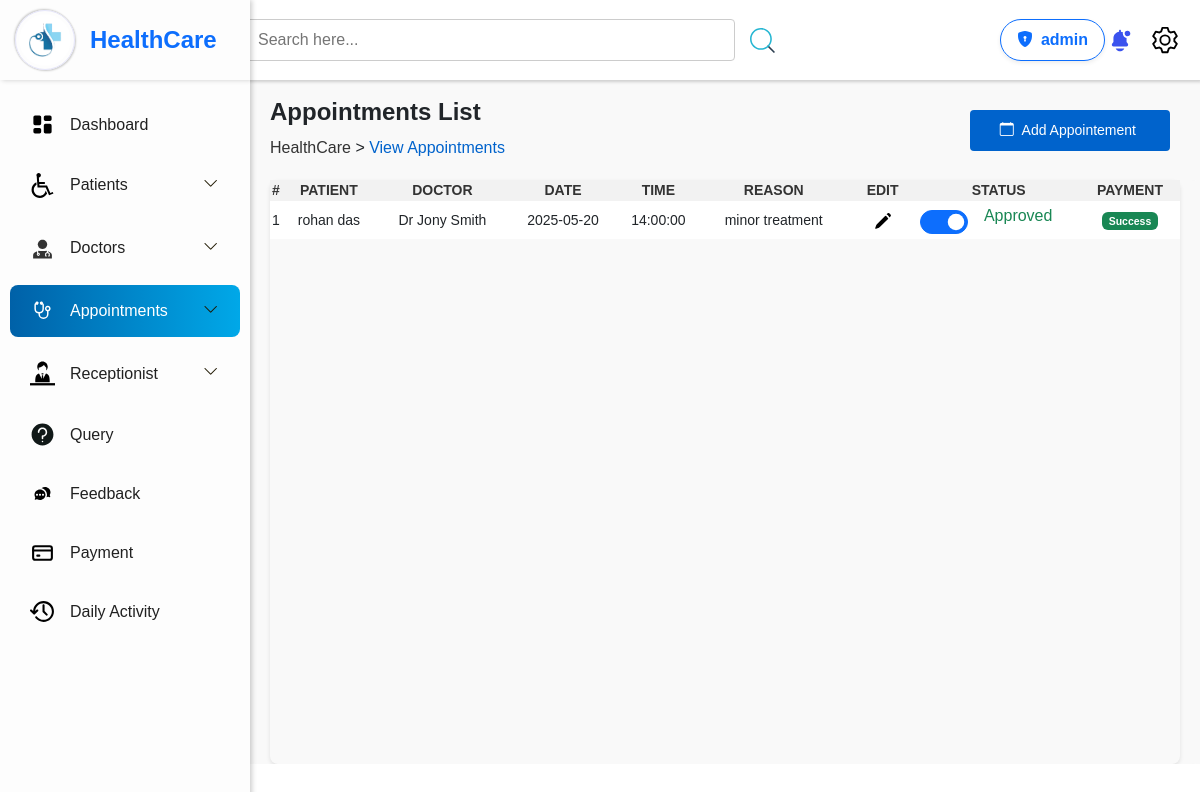
The app's page /Healthcare_manage/admin/ViewAppointment.php (signed in) with its own data.
### tables this page shows
CREATE TABLE `appointments` (
  `appoint_id` int(5) NOT NULL,
  `patient_id` int(5) NOT NULL,
  `doctor_id` int(5) NOT NULL,
  `payment_id` int(11) NOT NULL,
  `appointment_date` date NOT NULL,
  `appointment_time` time NOT NULL,
  `reason` varchar(300) NOT NULL,
  `status` varchar(10) NOT NULL DEFAULT 'Approve',
  `create_at` datetime NOT NULL DEFAULT current_timestamp()
);

CREATE TABLE `patients` (
  `patient_id` int(5) NOT NULL,
  `patient_name` varchar(100) NOT NULL,
  `gender` varchar(10) NOT NULL,
  `dob` date NOT NULL,
  `email` varchar(255) NOT NULL,
  `contact` decimal(10,0) NOT NULL,
  `username` varchar(100) NOT NULL,
  `password` varchar(255) NOT NULL,
  `status` varchar(50) NOT NULL DEFAULT 'Active',
  `create_at` datetime NOT NULL DEFAULT current_timestamp()
);

CREATE TABLE `doctors` (
  `doctor_id` int(5) NOT NULL,
  `doctor_name` varchar(50) NOT NULL,
  `specilization` varchar(100) NOT NULL,
  `consultancy_fee` decimal(5,0) NOT NULL,
  `dob` date NOT NULL,
  `gender` varchar(50) NOT NULL,
  `address` varchar(255) NOT NULL,
  `email` varchar(255) NOT NULL,
  `contact` decimal(10,0) NOT NULL,
  `username` varchar(50) NOT NULL,
  `password` varchar(255) NOT NULL,
  `photo` varchar(255) NOT NULL,
  `status` varchar(50) NOT NULL DEFAULT 'Active',
  `create_at` datetime NOT NULL DEFAULT current_timestamp()
);

### Healthcare_manage/admin/ViewAppointment.php (the view, shortened to what this page needs)
<?php
$conn = connection();
$query3 = mysqli_query($conn, "SELECT * FROM appointments");
?>
<!DOCTYPE html>
<html lang="en">
<head>
    <link rel="stylesheet" href="./style/ViewAppointment.css">
    <link rel="stylesheet" href="https://cdn.datatables.net/1.11.5/css/jquery.dataTables.min.css" />
    <link rel="stylesheet" href="https://cdn.datatables.net/2.2.2/css/dataTables.dataTables.css" />
    <link rel="stylesheet" href="https://cdn.datatables.net/buttons/3.2.2/css/buttons.dataTables.css" />
    <link href="https://cdn.jsdelivr.net/npm/bootstrap@5.3.3/dist/css/bootstrap.min.css" rel="stylesheet"
>
    <link rel="stylesheet" href="https://cdn.jsdelivr.net/npm/bootstrap-icons/font/bootstrap-icons.css">
</head>
<body>
    <?php
    include_once("./Navbar.php");
    include_once("./component/admin_header.php");
    ?>
    <div class="content">
        <div class="header-list">
            <div class="left pt-4">
                <h4 class="fw-bold">Appointments List</h4>
                <p style="margin-top:10px;"><a href="./Dashboard.php"> HealthCare </a> > <span> View Appointments
                    </span></p>
            </div>
            <div class="right">
                <div class="input-search">
                    <form action="./AddAppointment.php" method="post">
                        <button> <i class="bi bi-calendar"></i> <span class="px-1"> Add Appointement </span></button>
                    </form>
                </div>
            </div>
        </div>
        <div class="container">
            <div class="table-container">
                <table id="myTable" class="nowrap">
                    <thead>
                        <tr>
                            <th class="text-center">#</th>
                            <th class="text-center">Patient</th>
                            <th class="text-center">Doctor</th>
                            <th class="text-center">Date</th>
                            <th class="text-center">Time</th>
                            <th class="text-center">Reason</th>
                            <th class="text-center">Edit</th>
                            <th class="text-center">Status</th>
                            <th class="text-center">Payment</th>
                        </tr>
                    </thead>
                    <tbody>
                        <?php while ($appointment = mysqli_fetch_assoc($query3)) { ?>
                            <tr>
                                <td class="text-center"><?php echo $appointment["appoint_id"]; ?></td>
                                <td class="text-center"><?php
                                                        $p_id = $appointment["patient_id"];
                                                        $pt = mysqli_query($conn, "SELECT * FROM patients WHERE patient_id = $p_id");
                                                        $pdata = mysqli_fetch_assoc($pt);
                                                        echo $pdata["patient_name"];
                                                        ?></td>
                                <td class="text-center"><?php
                                                        $d_id = $appointment["doctor_id"];
                                                        $doct = mysqli_query($conn, "SELECT * FROM doctors WHERE doctor_id = $d_id");
                                                        $ddata = mysqli_fetch_assoc($doct);
                                                        echo $ddata["doctor_name"];
                                                        ?></td>
                                <td class="text-center"><?php echo $appointment["appointment_date"]; ?></td>
                                <td class="text-center"><?php echo $appointment["appointment_time"]; ?></td>
                                <td class="text-center"><?php echo $appointment["reason"]; ?></td>
                                <td>
                                    <?php
                                    $appointmentDate = strtotime(date("Y-m-d", strtotime($appointment["appointment_date"])));
                                    $currentDate = strtotime(date("Y-m-d"));
                                    $appointmentTime = strtotime($appointment["appointment_time"]);
                                    $currentTime = strtotime(date("H:i:s"));
                                    if ($appointmentDate > $currentDate) {
                                    ?>
                                        <a href="?aid=<?php echo $appointment["appoint_id"]; ?>" name="edit">
                                            <button type="button" class="btn" data-bs-toggle="modal"
                                                data-bs-target="#exampleModal">
                                                <img src="../assets/images/edit.svg" alt="Edit" height="20">
                                            </button>
                                        </a>
                                    <?php
                                    } else if ($appointmentDate == $currentDate && $appointmentTime > $currentTime) {
                                    ?>
                                        <a href="?aid=<?php echo $appointment["appoint_id"]; ?>" name="edit">
                                            <button type="button" class="btn" id="editAppointmentBtn" data-bs-toggle="modal"
                                                data-bs-target="#exampleModal">
                                                <img src="../assets/images/edit.svg" alt="Edit" height="20">
                                            </button>
                                        </a>
                                    <?php
                                    } ?>
                                </td>
                                <td class="text-center">
                                    <?php
                                    $appointmentDateTime = strtotime($appointment["appointment_date"] . ' ' . $appointment["appointment_time"]);
                                    $currentDateTime = time();
                                    $isDisabled = ($appointmentDateTime < $currentDateTime) ? "disabled" : "";
                                    ?>
                                    <form method="post" class="d-flex justify-content-center">
                                        <div class="form-check form-switch">
                                            <input class="form-check-input fs-4 p-1 " type="checkbox"
                                                id="switch<?= $appointment["appoint_id"] ?>" onchange="this.form.submit()"
                                                name="status" <?php if ($appointment["status"] == "Approve") { ?> checked
                                                class="bg-success" <?php } ?> <?= $isDisabled ?>>
                                            <label class="form-check-label ms-1 fs-6"
                                                for="switch<?= $appointment["appoint_id"] ?>">
                                                <?php echo ($appointment["status"] == "Approve") ? '<span class="text-success">Approved</span>' : '<span class="text-danger">Cancel</span>'; ?>
                                            </label>
                                        </div>
                                    </form>
                                </td>
                                <td class="text-center">
                                    <?php
                                    $payment_id = $appointment["payment_id"];
                                    $query7 = mysqli_query($conn, "SELECT * FROM payments WHERE payment_id=$payment_id");
                                    $payments = mysqli_fetch_assoc($query7);
                                    if ($payments["status"] == "PAID") {
                                        echo '<div class="badge bg-success">Success</div>';
                                    } else {
                                        echo '<div class="badge bg-danger">Failed</div>';
                                    } ?>
                                </td>
                            </tr>
                        <?php } ?>
                    </tbody>
                </table>
            </div>
        </div>
    </div>
</body>
</html>

### Healthcare_manage/admin/component/admin_header.php (shortened to what this page needs)
<?php
$conn = connection();
$query = mysqli_query($conn, "SELECT * FROM `admin`");
$admin = mysqli_fetch_assoc($query);
?>
<!DOCTYPE html>
<html lang="en">
<head>
</head>
<body>
    <div class="box">
        <div class="search-container">
            <input type="search" class="search-bar" id="search-bar" placeholder="Search here...">
            <img src="./../assets/images/search.svg" height="25" id="search-button">
        </div>
        <div class="d-flex align-items-center">
            <a class="btn btn-outline-primary d-flex align-items-center px-3 py-2 rounded-pill shadow-sm">
                <i class="bi bi-shield-lock-fill me-2"></i>
                <strong> <?= $admin["username"] ?></strong>
            </a>
        </div>
        <div class="icons mx-">
            <img src="./../assets/images/notification.svg" alt="Notification" class="icon" id="notification">
            <img src="./../assets/images/setting.svg" alt="Settings" class="icon" id="setting">
        </div>
    </div>
</body>
</html>

### Healthcare_manage/admin/style/ViewAppointment.css (style rules this page uses)
.content { margin-left: 250px; padding: 0 0px; overflow-x: hidden; background-color: #f9f9f9; }
.header-list { height: 10vh; width: 100%; display: flex; align-items: center; justify-content: space-between; padding: 50px 10px; }
.left, .right { align-items: center; }
.left { flex-grow: 1; padding: 10px; }
.left a { text-decoration: none; color: #333; }
.left span { color: #0063cc; }
.right { display: flex; align-items: center; gap: 10px; }
.input-search { display: flex; gap: 10px; align-items: center; }
.input-search button { padding: 10px 30px !important; font-size: 14px !important; background-color: #0063cc !important; color: white !important; border: none !important; border-radius: 4px !important; cursor: pointer !important; margin-right: 20px !important; }
.right button { display: inline-block !important; }
.content .container { min-height: 73vh; width: 100%; padding: 0px 20px; background-color: #f9f9f9; border-radius: 8px; display: flex; }
.table-container { width: 100%; border-radius: 8px; box-shadow: 0 2px 4px rgba(0, 0, 0, 0.1); }
table { min-width: 100%; border-collapse: collapse; background-color: #fff; }
thead { background-color: #f2f2f2; }
th, td { text-align: center; font-size: 14px; }
th { text-transform: uppercase; color: #333; background-color: #f2f2f2; }

### Healthcare_manage/admin/style/Navbar.css (style rules this page uses)
* { margin: 0; padding: 0; box-sizing: border-box; font-family: Arial, sans-serif; }

### Healthcare_manage/admin/component/admin_header.php (style rules this page uses)
.box { width: 100%; display: flex; justify-content: space-between; align-items: center; padding: 0 20px; background-color: #fff; height: 10vh; box-shadow: 2px 2px 3px rgb(206, 206, 206); }
.search-container { height: 100%; width: 100%; display: flex; justify-content: center; align-items: center; gap: 15px; min-width: 280px; }
.search-container #search-button { border: none; cursor: pointer; }
.search-bar { width: 50%; padding: 8px 12px; font-size: 16px; border: 1px solid #ccc; border-radius: 4px; outline: none; }
.icons { height: 100%; display: flex; justify-content: space-around; align-items: center; gap: 15px; }
.icon { width: 30px; height: 30px; cursor: pointer; }
.box { position: sticky; top: 0; z-index: 1; }

### records on screen
appointments: appoint_id "1", patient.patient_name "rohan das", doctor.doctor_name "Dr Jony Smith", appointment_date "2025-05-20", appointment_time "14:00:00", reason "minor treatment", status "☑", shows "Approved"

### other values on screen
$admin["username"] "admin"
